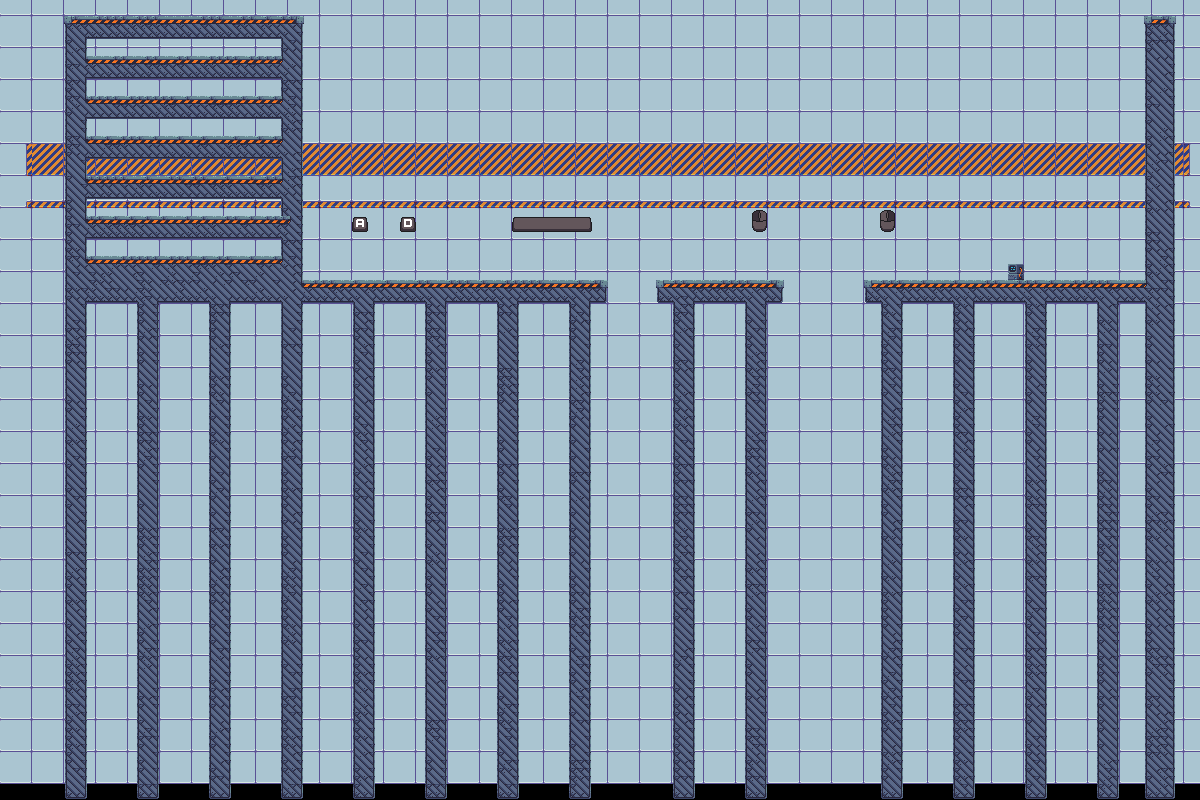

Below is a game level as drawn by its tile map, then a one-line description and the .tmx that defines it (tile-layer data replaced by summaries):
An orthogonal 150x100 tile map with 8x8 px tiles, 3 tile layers (background, midground, foreground), 8 tilesets and 12 objects (3x floor, next_level, death, StartPoint, normalBox).

<map version="1.0" tiledversion="1.1.6" orientation="orthogonal" renderorder="right-down" width="150" height="100" tilewidth="8" tileheight="8" infinite="0" nextobjectid="28">
 <properties>
  <property name="background_music" value="song21.ogg" />
  <property name="testValue" type="int" value="2" />
 </properties>
 <tileset firstgid="1" name="IndustrialTileset" tilewidth="8" tileheight="8" tilecount="1296" columns="36">
  <image source="industrial-tileset.png" width="288" height="288" />
  <terraintypes>
   <terrain name="Platforms" tile="814" />
  </terraintypes>
  <tile id="458" terrain=",,,0" />
  <tile id="459" terrain=",,0,0" />
  <tile id="460" terrain=",,0,0" />
  <tile id="461" terrain=",,0," />
  <tile id="494" terrain=",0,,0" />
  <tile id="495" terrain="0,0,0,0" />
  <tile id="496" terrain="0,0,0,0" />
  <tile id="497" terrain="0,,0," />
  <tile id="528" terrain=",,,0" />
  <tile id="529" terrain=",,0,0" />
  <tile id="530" terrain=",0,0,0" />
  <tile id="531" terrain="0,0,0,0" />
  <tile id="532" terrain="0,0,0,0" />
  <tile id="533" terrain="0,,0,0" />
  <tile id="534" terrain=",,0,0" />
  <tile id="535" terrain=",,0," />
  <tile id="564" terrain=",0,,0" />
  <tile id="565" terrain="0,0,0,0" />
  <tile id="566" terrain="0,0,0,0" />
  <tile id="567" terrain="0,0,0,0" />
  <tile id="568" terrain="0,0,0,0" />
  <tile id="569" terrain="0,0,0,0" />
  <tile id="570" terrain="0,0,0,0" />
  <tile id="571" terrain="0,,0," />
  <tile id="600" terrain=",0,,0" />
  <tile id="601" terrain="0,0,0,0" />
  <tile id="602" terrain="0,0,0,0" />
  <tile id="603" terrain="0,0,0,0" />
  <tile id="604" terrain="0,0,0,0" />
  <tile id="605" terrain="0,0,0,0" />
  <tile id="606" terrain="0,0,0,0" />
  <tile id="607" terrain="0,,0," />
  <tile id="636" terrain=",0,," />
  <tile id="637" terrain="0,0,," />
  <tile id="638" terrain="0,0,,0" />
  <tile id="639" terrain="0,0,0,0" />
  <tile id="640" terrain="0,0,0,0" />
  <tile id="641" terrain="0,0,0," />
  <tile id="642" terrain="0,0,," />
  <tile id="643" terrain="0,,," />
  <tile id="674" terrain=",0,,0" />
  <tile id="675" terrain="0,0,0,0" />
  <tile id="676" terrain="0,0,0,0" />
  <tile id="677" terrain="0,,0," />
  <tile id="710" terrain=",0,," />
  <tile id="711" terrain="0,0,," />
  <tile id="712" terrain="0,0,," />
  <tile id="713" terrain="0,,," />
 </tileset>
 <tileset firstgid="1297" name="Vent" tilewidth="16" tileheight="16" tilecount="5" columns="5">
  <image source="../textures/vent/vent.png" width="80" height="16" />
  <tile id="0">
   <animation>
    <frame tileid="0" duration="100" />
    <frame tileid="1" duration="100" />
    <frame tileid="2" duration="100" />
    <frame tileid="3" duration="100" />
    <frame tileid="4" duration="100" />
   </animation>
  </tile>
 </tileset>
 <tileset firstgid="1302" name="laser-turn-off" tilewidth="16" tileheight="64" tilecount="7" columns="7">
  <image source="../textures/laser/laser-turn-off.png" width="112" height="64" />
  <tile id="6">
   <animation>
    <frame tileid="6" duration="100" />
    <frame tileid="5" duration="100" />
    <frame tileid="4" duration="100" />
    <frame tileid="3" duration="100" />
    <frame tileid="2" duration="100" />
    <frame tileid="1" duration="100" />
    <frame tileid="0" duration="100" />
   </animation>
  </tile>
 </tileset>
 <tileset firstgid="1309" name="scifitiles-sheet" tilewidth="32" tileheight="32" tilecount="84" columns="14">
  <image source="../textures/scifitiles-sheet.png" width="448" height="192" />
  <terraintypes>
   <terrain name="Grey terrain" tile="20" />
   <terrain name="Blue terrain" tile="4" />
  </terraintypes>
  <tile id="4" terrain="1,1,1,1" />
  <tile id="5" terrain="1,1,1,0" />
  <tile id="6" terrain="1,1,0,0" />
  <tile id="7" terrain="1,1,0,1" />
  <tile id="8" terrain="0,0,0,1" />
  <tile id="9" terrain="0,0,1,0" />
  <tile id="19" terrain="1,0,1,0" />
  <tile id="20" terrain="0,0,0,0" />
  <tile id="21" terrain="0,1,0,1" />
  <tile id="22" terrain="0,1,0,0" />
  <tile id="23" terrain="1,0,0,0" />
  <tile id="33" terrain="1,0,1,1" />
  <tile id="34" terrain="0,0,1,1" />
  <tile id="35" terrain="0,1,1,1" />
 </tileset>
 <tileset firstgid="1393" name="console-turn-on" tilewidth="16" tileheight="16" tilecount="10" columns="10">
  <image source="../textures/console/console-turn-on.png" width="160" height="16" />
  <tile id="0">
   <animation>
    <frame tileid="0" duration="100" />
    <frame tileid="1" duration="100" />
    <frame tileid="2" duration="100" />
    <frame tileid="3" duration="100" />
    <frame tileid="4" duration="100" />
    <frame tileid="5" duration="100" />
    <frame tileid="6" duration="100" />
    <frame tileid="7" duration="100" />
    <frame tileid="8" duration="100" />
    <frame tileid="9" duration="100" />
   </animation>
  </tile>
 </tileset>
 <tileset firstgid="1403" name="console-turn-on_left" tilewidth="16" tileheight="16" tilecount="10" columns="10">
  <image source="../textures/console/console-turn-on_left.png" width="160" height="16" />
  <tile id="0">
   <animation>
    <frame tileid="9" duration="100" />
    <frame tileid="8" duration="100" />
    <frame tileid="7" duration="100" />
    <frame tileid="6" duration="100" />
    <frame tileid="5" duration="100" />
    <frame tileid="4" duration="100" />
    <frame tileid="3" duration="100" />
    <frame tileid="2" duration="100" />
    <frame tileid="1" duration="100" />
    <frame tileid="0" duration="100" />
   </animation>
  </tile>
 </tileset>
 <tileset firstgid="1413" name="Keyboard Black" tilewidth="16" tileheight="16" tilecount="256" columns="16">
  <image source="../textures/controls/Keyboard Black.png" width="256" height="256" />
 </tileset>
 <tileset firstgid="1669" name="mouse_pixelart" tilewidth="15" tileheight="22" tilecount="2" columns="2">
  <image source="../textures/mouse_pixelart.png" width="30" height="22" />
 </tileset>
 <layer name="background" width="150" height="100">
  <properties>
   <property name="parallaxSpeed" type="float" value="0.8" />
  </properties>
  <data>[15000 cells, 950 non-empty, 7 distinct tile ids]</data>
 </layer>
 <layer name="midground" width="150" height="100">
  <properties>
   <property name="parallaxSpeed" type="float" value="0.9" />
  </properties>
  <data>[15000 cells, 0 non-empty, 0 distinct tile ids]</data>
 </layer>
 <layer name="foreground" width="150" height="100">
  <data>[15000 cells, 4066 non-empty, 59 distinct tile ids]</data>
 </layer>
 <group name="Colliders">
  <objectgroup name="Win">
   <object id="22" name="Trigger" type="next_level" x="1010.5" y="139" width="20.5" height="137.5" />
  </objectgroup>
  <objectgroup name="Death">
   <object id="19" name="death" x="0" y="303" width="1200" height="497" />
  </objectgroup>
  <objectgroup name="Platforms">
   <object id="24" x="881" y="303" width="294" height="496" />
   <object id="25" x="673" y="303" width="94" height="496" />
   <object id="26" x="64" y="303" width="527" height="496" />
  </objectgroup>
  <objectgroup name="Floor">
   <properties>
    <property name="testValue" type="int" value="5" />
   </properties>
   <object id="2" name="floor" x="303" y="280" width="305" height="23" />
   <object id="15" name="floor" x="656" y="280" width="128" height="23" />
   <object id="16" name="floor" x="864" y="280" width="281" height="23" />
   <object id="17" x="64" y="16" width="239" height="287" />
   <object id="23" x="1145" y="16" width="30" height="287" />
  </objectgroup>
 </group>
 <group name="Player">
  <objectgroup name="PlayerData">
   <properties>
    <property name="testValue" type="int" value="3" />
   </properties>
   <object id="9" name="StartPoint" x="384" y="256">
    <point />
   </object>
  </objectgroup>
 </group>
 <group name="GameObjects">
  <objectgroup name="Triggers" />
  <objectgroup name="GameObjects">
   <object id="21" name="normalBox" x="864" y="263" width="16" height="16" />
  </objectgroup>
 </group>
</map>
